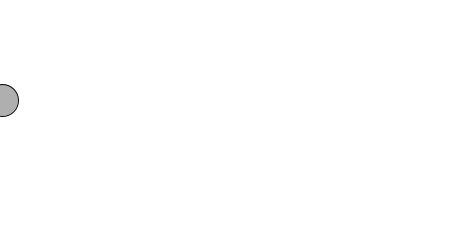
Frame 1 (no input)
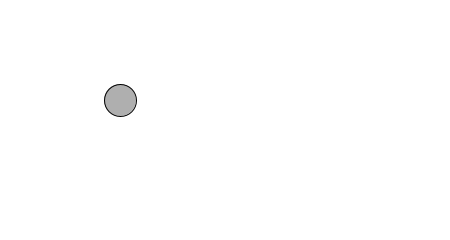
Frame 60 (the mouse pressed at the canvas centre just before this capture)
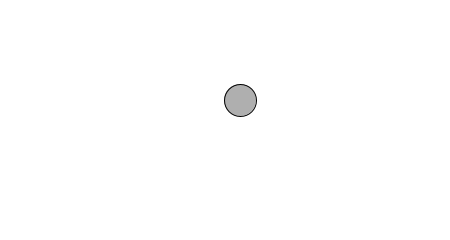
Frame 120 (the mouse held since frame 60 and released just before this capture)

The Processing sketch that drew these frames (run headless with seeded random() and noise(); from frame 60 on, the mouse is pressed at the canvas centre):

// Processing sketch: bouncing_ball
// ── bouncing_ball.pde
int x = 0;
int speed = 2;

void setup() {
  size(450, 240);
}

void draw() {
  background(255);


  x = x + speed;


  if ((x > width) || (x < 0)) {
    speed = speed * -1;
  }

  stroke(0);
  fill(175);
  ellipse(x,100,32,32);
}
